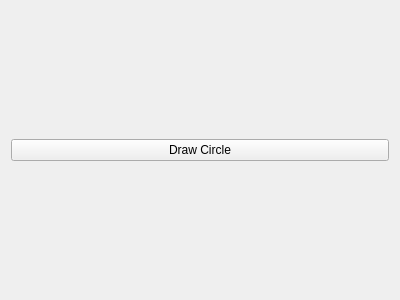
<?xml version="1.0" encoding="UTF-8"?>
<ui version="4.0">
 <class>Form</class>
 <widget class="QWidget" name="Form">
  <property name="geometry">
   <rect>
    <x>0</x>
    <y>0</y>
    <width>400</width>
    <height>300</height>
   </rect>
  </property>
  <property name="windowTitle">
   <string>Form</string>
  </property>
  <layout class="QVBoxLayout" name="verticalLayout">
   <item>
    <widget class="QPushButton" name="pushButton">
     <property name="text">
      <string>Draw Circle</string>
     </property>
    </widget>
   </item>
  </layout>
 </widget>
 <resources/>
 <connections/>
</ui>
